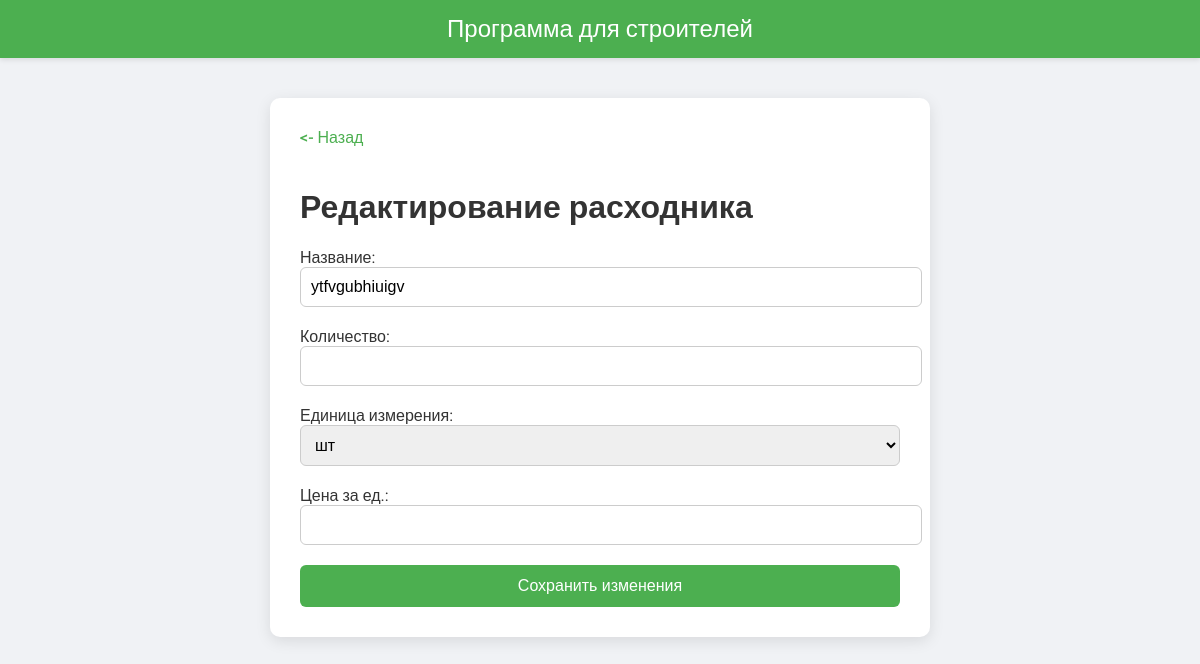
Before: /edit_consumables/2/ with the older database file.
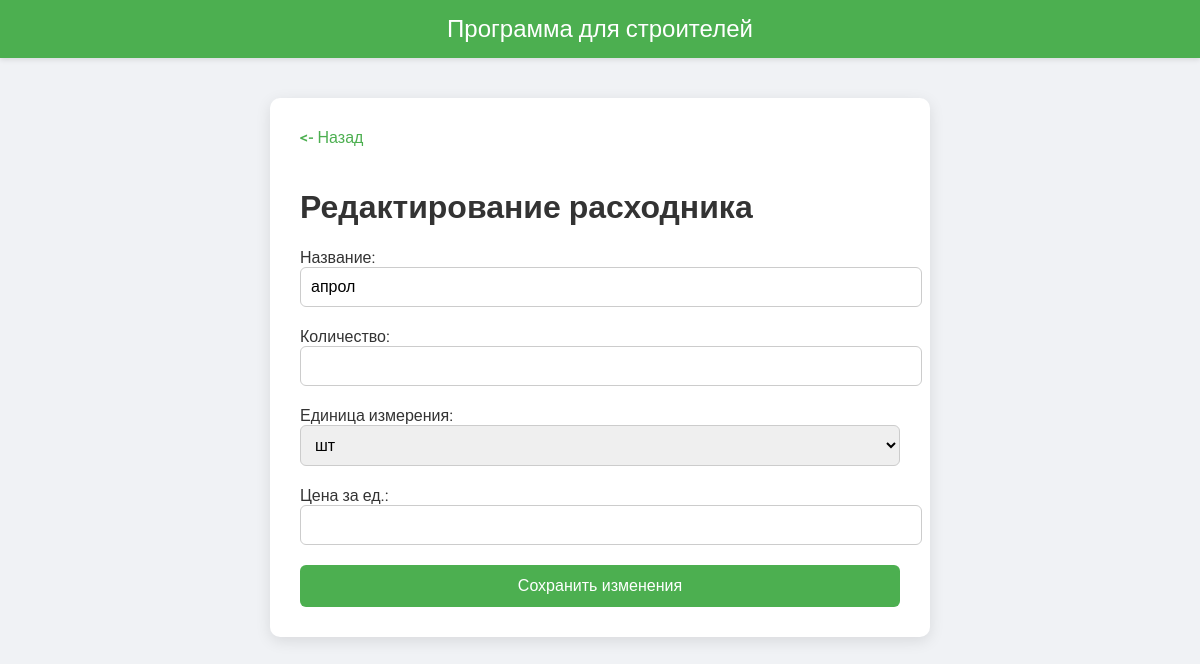
After: the same page with the newer database file.
### program/models.py (models this page shows)
class Сonsumables(models.Model):
    UNIT_CHOICES = [
        ('kg', 'Кг'),
        ('pcs', 'Шт'),
        ('l', 'Л'),
        ('m3', 'М³'),
        ('m', 'Метр'),
    ]
    title = models.CharField(max_length=255)
    count = models.DecimalField(max_digits=30, decimal_places=2)
    prise = models.DecimalField(max_digits=30, decimal_places=2)
    amount = models.DecimalField(max_digits=30, decimal_places=2)
    unit = models.CharField(max_length=10, choices=UNIT_CHOICES, default='pcs')
    day = models.ForeignKey(Day, on_delete=models.CASCADE)

### program/views.py (the view, shortened to what this page needs)
# urls.py: path('edit_consumables/<int:_id>/', views.edit_consumables, name='edit_consumables'),
def edit_consumables(request, _id):
    consumable = get_object_or_404(Сonsumables, pk=_id)
    day = consumable.day
    return render(request, 'program/edit_consumables.html', {
        'consumable': consumable,
        'id': day.pk,
        'order_id': day.order.pk
    })

### program/templates/program/edit_consumables.html (shortened to what this page needs)
<!DOCTYPE html>
<html lang="ru">
<head>
</head>
<body>
<header>Программа для строителей</header>
<div class="container">
<a href="{% url 'consumables' _id=order_id %}" class="back-link"><- Назад</a>
<h1>Редактирование расходника</h1>
<form method="post">
<label>Название:</label>
<input type="text" name="title" value="{{ consumable.title }}" required>
<label>Количество:</label>
<input type="number" step="0.01" min="0" name="count" value="{{ consumable.count }}" required>
<label>Единица измерения:</label>
<select name="unit" required>
  <option value="шт" {% if consumable.unit == "шт" %}selected{% endif %}>шт</option>
</select>
<label>Цена за ед.:</label>
<input type="number" step="0.01" min="0" name="prise" value="{{ consumable.prise }}" required>
<button type="submit" class="btn">Сохранить изменения</button>
</form>
</div>
</body>
</html>

Changed rows visible on the page:
changed Сonsumables: title "ytfvgubhiuigv" → "апрол"
